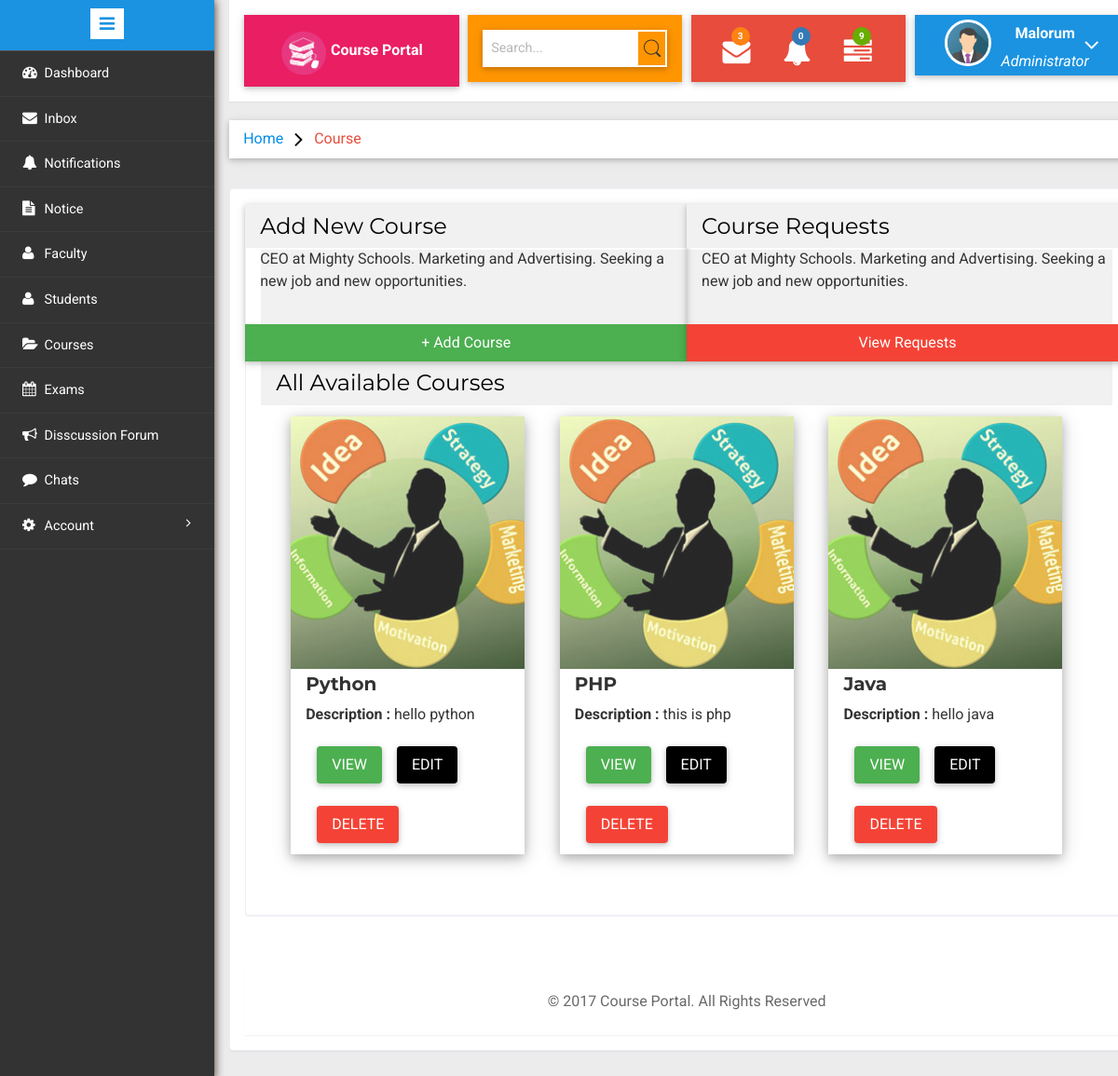
The app's page /admin/index.php?page=course (signed in), older data.
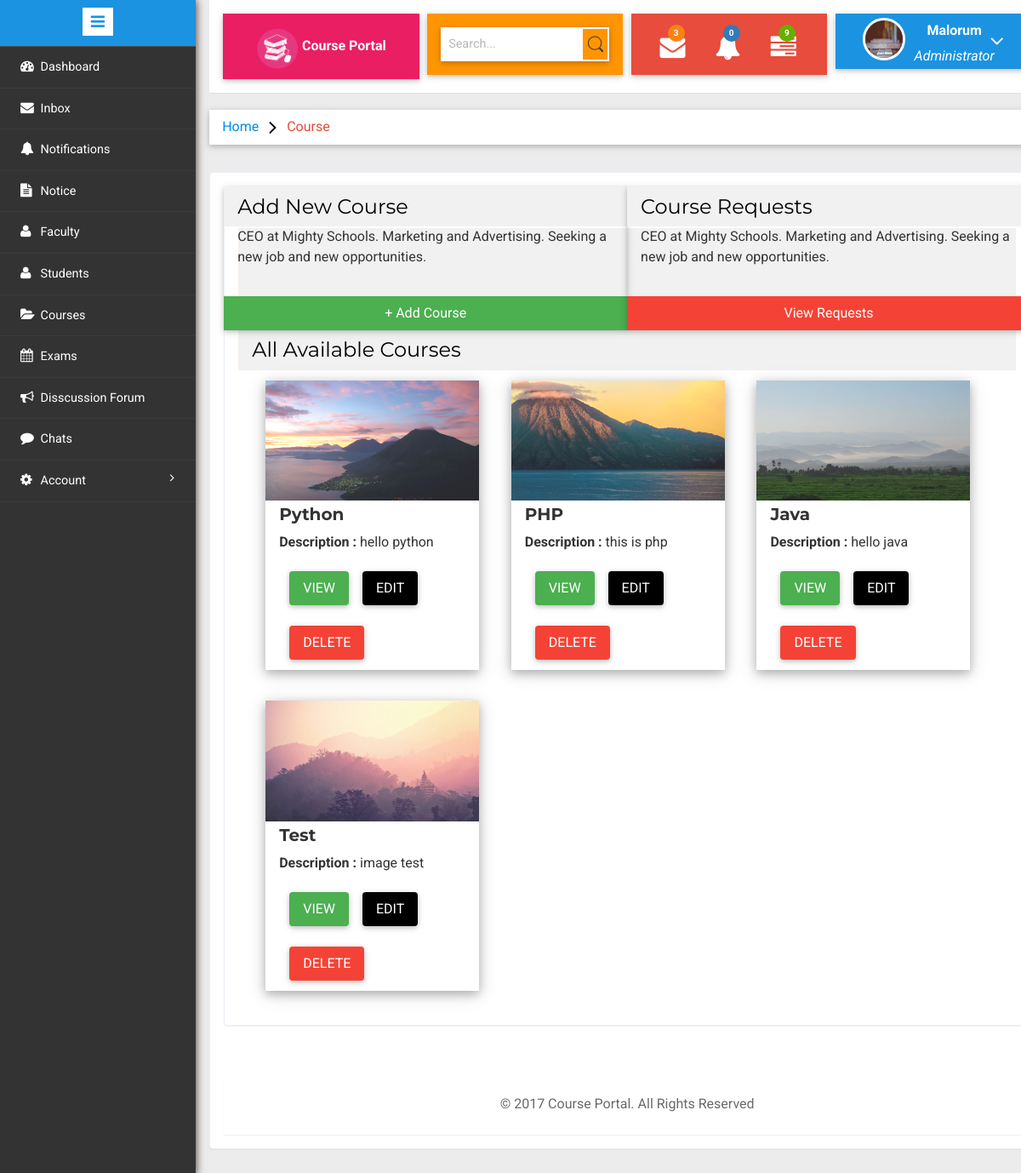
The same page, newer data.
### tables this page shows
CREATE TABLE `users` (
  `id` int(11) NOT NULL,
  `name` char(40) NOT NULL,
  `email` varchar(40) NOT NULL,
  `pass` varchar(40) NOT NULL,
  `type` varchar(10) NOT NULL,
  `mobile` bigint(11) NOT NULL,
  `gender` varchar(40) NOT NULL,
  `image` varchar(50) NOT NULL DEFAULT '../images/avatar.png',
  `dob` date NOT NULL,
  `join_date` datetime NOT NULL DEFAULT CURRENT_TIMESTAMP
);

CREATE TABLE `courses` (
  `courseId` int(11) NOT NULL,
  `courseName` varchar(50) NOT NULL,
  `shortD` varchar(100) NOT NULL,
  `longD` varchar(1000) NOT NULL,
  `courseImage` varchar(100) NOT NULL DEFAULT '../images/default-c.jpg'
);

### admin/course.php (the view, shortened to what the changed rows need)
<?php
    $card='<div class="w3-row-padding">';
    $count=0;
	$query="SELECT * FROM `courses`";
	$result = mysqli_query($con,$query) or die(mysqli_error());
    while($row=$result->fetch_assoc()){
        $count+=1;
        $cid=$row['courseId'];
        $card.='
                <div class="w3-third">
                    <div class="w3-card-4" style="width:92%;max-width:300px;margin-top:12px;">
                        <img src="'.$row['courseImage'].'" alt="Avatar" style="width:100%;opacity:0.85">
                        <div class="w3-container">
                            <h4><b>'.$row['courseName'].'</b></h4>
                            <p>
                                <strong>Description : </strong>'.$row['shortD'].'<br />
                            </p>
                            <a class="w3-button w3-green w3-hover-red w3-round w3-card-2" style="margin-left:12px;margin-top:12px;margin-bottom:12px" href="index.php?page=course-view&&id='.$cid.'">VIEW</a>
                            <a class="w3-button w3-blue w3-hover-red w3-round w3-card-2" style="margin-left:12px;margin-top:12px;margin-bottom:12px" href="index.php?page=course-add&&eid='.$cid.'">EDIT</a>
                            <a class="w3-button w3-red w3-hover-yellow w3-round w3-card-2" style="margin-left:12px;margin-top:12px;margin-bottom:12px" href="">DELETE</a>
                        </div>
                     </div>
                </div>';
        if($count%3==0)
            $card.='
            </div>
            <div class="w3-row-padding">
            <br />';
    }
?>
<div class="w3-card-4 validation-system validation-form" style="width:100%">
<div>
<div class="w3-card-4 validation-system validation-form" style="width:100%">
<div class="w3-container">
    <?php echo $card; ?>
</div>
</div><br />
</div>

### admin/index.php (shortened to what the changed rows need)
<?php
	$con = mysqli_connect("localhost","root","admin","asd-project");
	function getAvatar(){
		$aid=$_SESSION['user_id'];
		require('../connection.php');
		$query="SELECT * FROM `users` WHERE id=$aid";
        $result = mysqli_query($con,$query) or die(mysqli_error());
        $row=$result->fetch_assoc();
        return $row["image"];
	}
?>
<!DOCTYPE HTML>
<html>
<head>
<link href="css/bootstrap.min.css" rel='stylesheet' type='text/css' />
<link href="../css/w3.css" rel='stylesheet' type='text/css' />
<link href="css/style.css" rel='stylesheet' type='text/css' />
<link rel="stylesheet" href="css/morris.css" type="text/css"/>
<link href="css/font-awesome.css" rel="stylesheet">
<link rel="stylesheet" href="css/icon-font.min.css" type='text/css' />
</head>
<body>
   <div class="page-container">
<div class="left-content">
	   <div class="mother-grid-inner">
				<div class="header-main">
						<div class="profile_details w3l w3-card-2">
								<ul>
									<li class="dropdown profile_details_drop">
										<a href="#" class="dropdown-toggle" data-toggle="dropdown" aria-expanded="false">
											<div class="profile_img">
												<span class="prfil-img"><img src="<?php echo getAvatar(); ?>" alt=""> </span>
											</div>
										</a>
									</li>
								</ul>
							</div>
				</div>
 <?php
		@$page=  $_GET['page'];
		  if($page!="")
		  {
			switch($page){
				case "course": include('course.php'); break;
			}
		  }
		  else
		  {
		  include('dashboard.php');
		  }
		  ?>
<br />
</div>
</div>
							</div>
</body>
</html>

Row changes from the older to the newer data that the page shows:
changed users: image: picture added in place of a placeholder
changed courses "Python": courseImage: picture added in place of a placeholder
changed courses "PHP": courseImage: picture added in place of a placeholder
changed courses "Java": courseImage: picture added in place of a placeholder
added courses: courseImage (picture), courseName "Test", shortD "image test"
